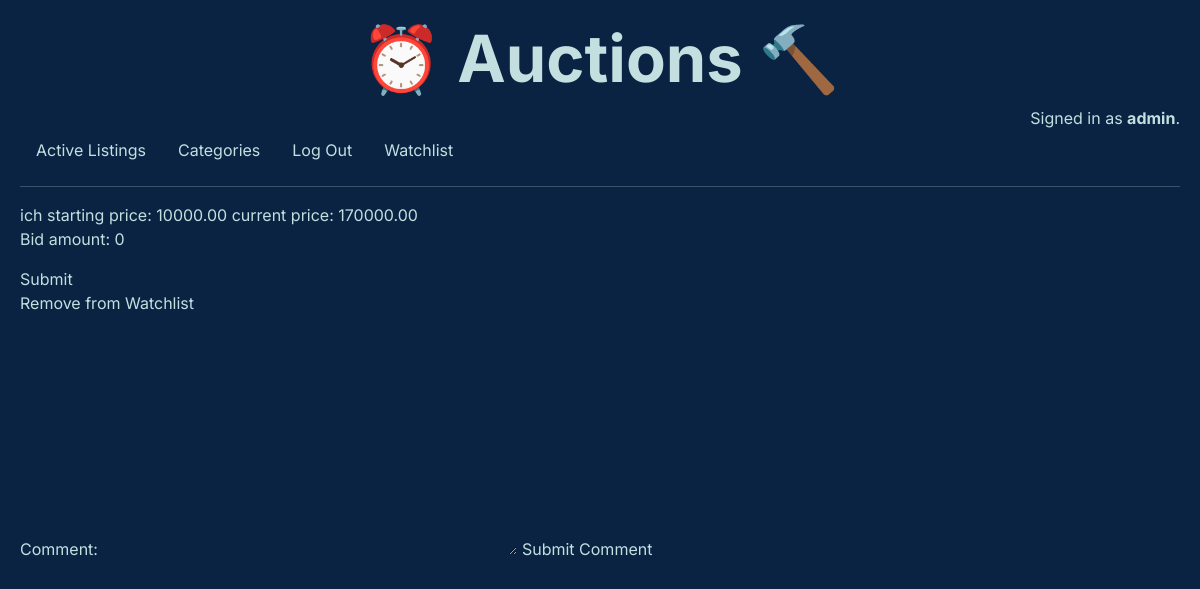
Page /auction/2 (signed in) on the earlier database version.
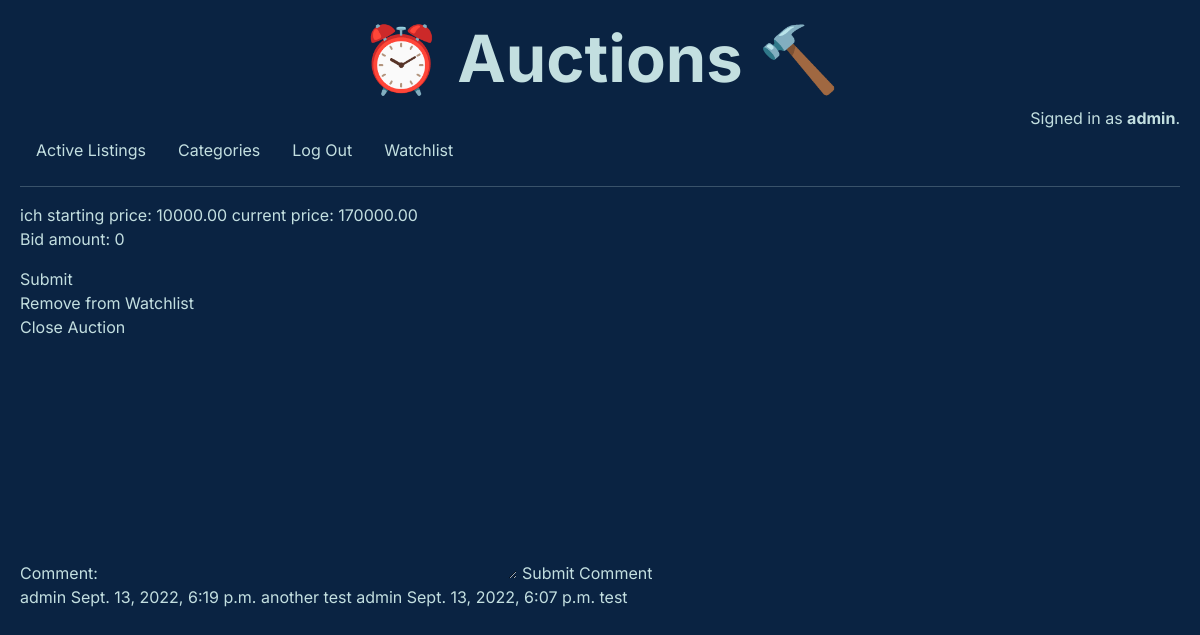
Same page on the later database version.
### auctions/models.py (models this page shows, shortened)
class Comment(models.Model):
    comment = models.TextField()
    date = models.DateTimeField(auto_now_add=True)
    user = models.ForeignKey(User, on_delete=models.CASCADE, related_name="comments")
    auction = models.ForeignKey(Listing, on_delete=models.CASCADE, related_name="comments")

class User(AbstractUser):
    pass

### auctions/views.py (the view)
# urls.py: path("auction/<str:pk>", views.auction_view, name="auction"),
def auction_view(request, pk):
    try:
        auction = Listing.objects.get(pk=pk)
    except:
        return render(request, "auctions/no_auction.html")
    if Bid.objects.filter(auction=auction).exists() == False:
        highest_bid = 0
    else:
        highest_bid = Bid.objects.filter(auction=auction).latest("bid_amount")
    watch_exists = (
        Watchlist.objects.all()
        .filter(auction=auction)
        .filter(user=request.user)
        .exists()
    )
    all_comments = Comment.objects.all().filter(auction=auction).order_by("-date")
    return render(
        request,
        "auctions/auction.html",
        {
            "auction": auction,
            "pk": pk,
            "bidform": BidForm(),
            "highest_bid": highest_bid,
            "exists": watch_exists,
            "commentform": CommentForm(),
            "all_comments": all_comments,
        },
    )

### auctions/views.py
class BidForm(ModelForm):
    class Meta:
        model = Bid
        fields = ["bid_amount"]

class CommentForm(ModelForm):
    class Meta:
        model = Comment
        fields = ["comment"]
        widgets = {"comment": Textarea(attrs={"class": "comment-field"})}

### auctions/templates/auctions/auction.html (shortened to what this page needs)
{% extends "auctions/layout.html" %}
{% block body %}
{{ auction.item_name }}
starting price: {{ auction.starting_price }} current price: {{ highest_bid.bid_amount }}
<form action="{% url 'make_bid' auction.pk %}" method="POST">
  {% csrf_token %} {{ bidform.as_p }}
  <input type="submit" />
</form>
<form method="POST" action="{% url 'e_watchlist' auction.pk %}">
  {% csrf_token %} {% if exists %}
  <input type="submit" value="Remove from Watchlist" />
  {% else %}
  <input type="submit" value="Add to Watchlist" />
  {% endif %}
</form>
{% if request.user == auction.user and auction.active == True %}
<form method="POST" action="{% url 'close' auction.pk %}"> {% csrf_token %}
  <input type="submit" value="Close Auction" />
</form>
{% endif %}
<form method="POST" action="{% url 'comment' auction.pk %}">
    {{ commentform }}
    <input type="submit" value="Submit Comment">
</form>
{% for comment in all_comments %}
{{ comment.user }} {{ comment.date }}
{{ comment.comment }}
{% endfor %}
{% endblock %}

Differences in the rows shown:
changed Listing "ich": active False → True (drawn)
added Comment: user "admin", date "Sept. 13, 2022, 6:19 p.m.", comment "another test"
added Comment: user "admin", date "Sept. 13, 2022, 6:07 p.m.", comment "test"
Other differences:
form field value: (not shown) → "Close Auction"
